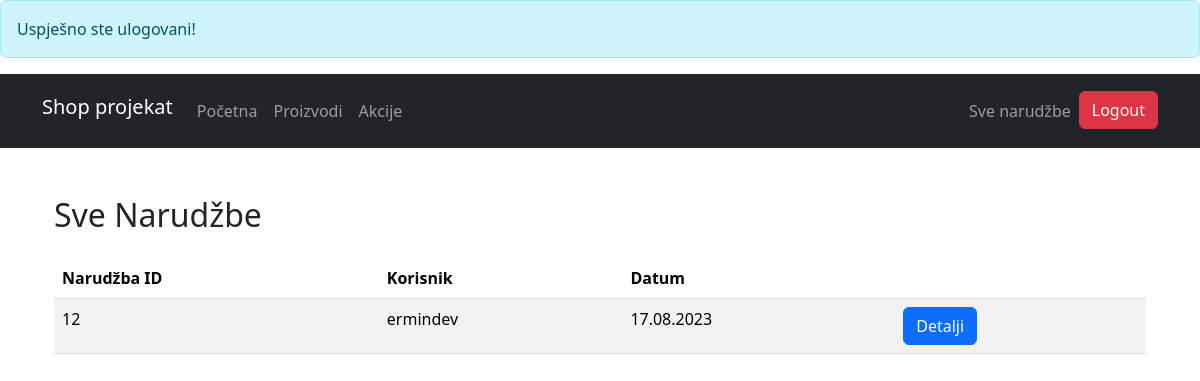
Page /admin/allorders.php (signed in) on the committed database.
### tables this page shows
CREATE TABLE `orders` (
  `order_id` int(11) NOT NULL,
  `user_id` int(11) NOT NULL,
  `delivery_address` varchar(255) NOT NULL,
  `created_at` datetime NOT NULL DEFAULT current_timestamp()
);

CREATE TABLE `users` (
  `user_id` int(11) NOT NULL,
  `name` varchar(255) NOT NULL,
  `username` varchar(255) NOT NULL,
  `email` varchar(255) NOT NULL,
  `is_admin` int(11) NOT NULL DEFAULT 0,
  `password` varchar(255) NOT NULL,
  `created_at` datetime NOT NULL DEFAULT current_timestamp()
);

### app/classes/Cart.php (called while the page is built, shortened)
<?php
class Cart
{
    public function __construct(){
        global $conn;
        $this->conn = $conn;
    }
}

### app/classes/Order.php (called while the page is built, shortened)
<?php
require_once "Cart.php";
class Order extends Cart
{
    public function get_all_orders()
    {
        $sql = "SELECT orders.order_id, users.name, orders.created_at
            FROM orders
            INNER JOIN users ON orders.user_id = users.user_id
            ORDER BY orders.created_at DESC";
        $result = $this->conn->query($sql);
        $orders = array();
        if ($result->num_rows > 0) {
            while ($row = $result->fetch_assoc()) {
                $orders[] = $row;
            }
        }
        return $orders;
    }
}

### app/classes/Utils.php (called while the page is built)
<?php
class Utils
{
    function format_date($date)
    {
        $timestamp = strtotime($date);
        return date('d.m.Y', $timestamp);
    }
}

### admin/allorders.php (the view, shortened to what this page needs)
<?php
require_once 'inc/header.php';
require_once '../app/classes/Cart.php';
require_once '../app/classes/Order.php';
require_once '../app/classes/Utils.php';
$order = new Order();
$orders = $order->get_all_orders();
$utils = new Utils();
?>
<div class="container mt-5">
    <h2 class="mb-4">Sve Narudžbe</h2>
    <table class="table table-striped">
        <thead>
        <tr>
            <th>Narudžba ID</th>
            <th>Korisnik</th>
            <th>Datum</th>
            <th></th>
        </tr>
        </thead>
        <tbody>
        <?php foreach ($orders as $or) : ?>
            <tr>
                <td><?php echo $or['order_id']; ?></td>
                <td><?php echo $or['name']; ?></td>
                <td><?php echo $utils->format_date($or['created_at']); ?></td>
                <td>
                    <a href="order_details.php?order_id=<?php echo $or['order_id']; ?>" class="btn btn-primary">Detalji</a>
                </td>
            </tr>
        <?php endforeach; ?>
        </tbody>
    </table>
</div>

### rows in the picture
orders: order_id "12", user.name "ermindev", created_at "17.08.2023"

### other values in the picture
$_SESSION['servermsg'] "Uspješno ste ulogovani!"
